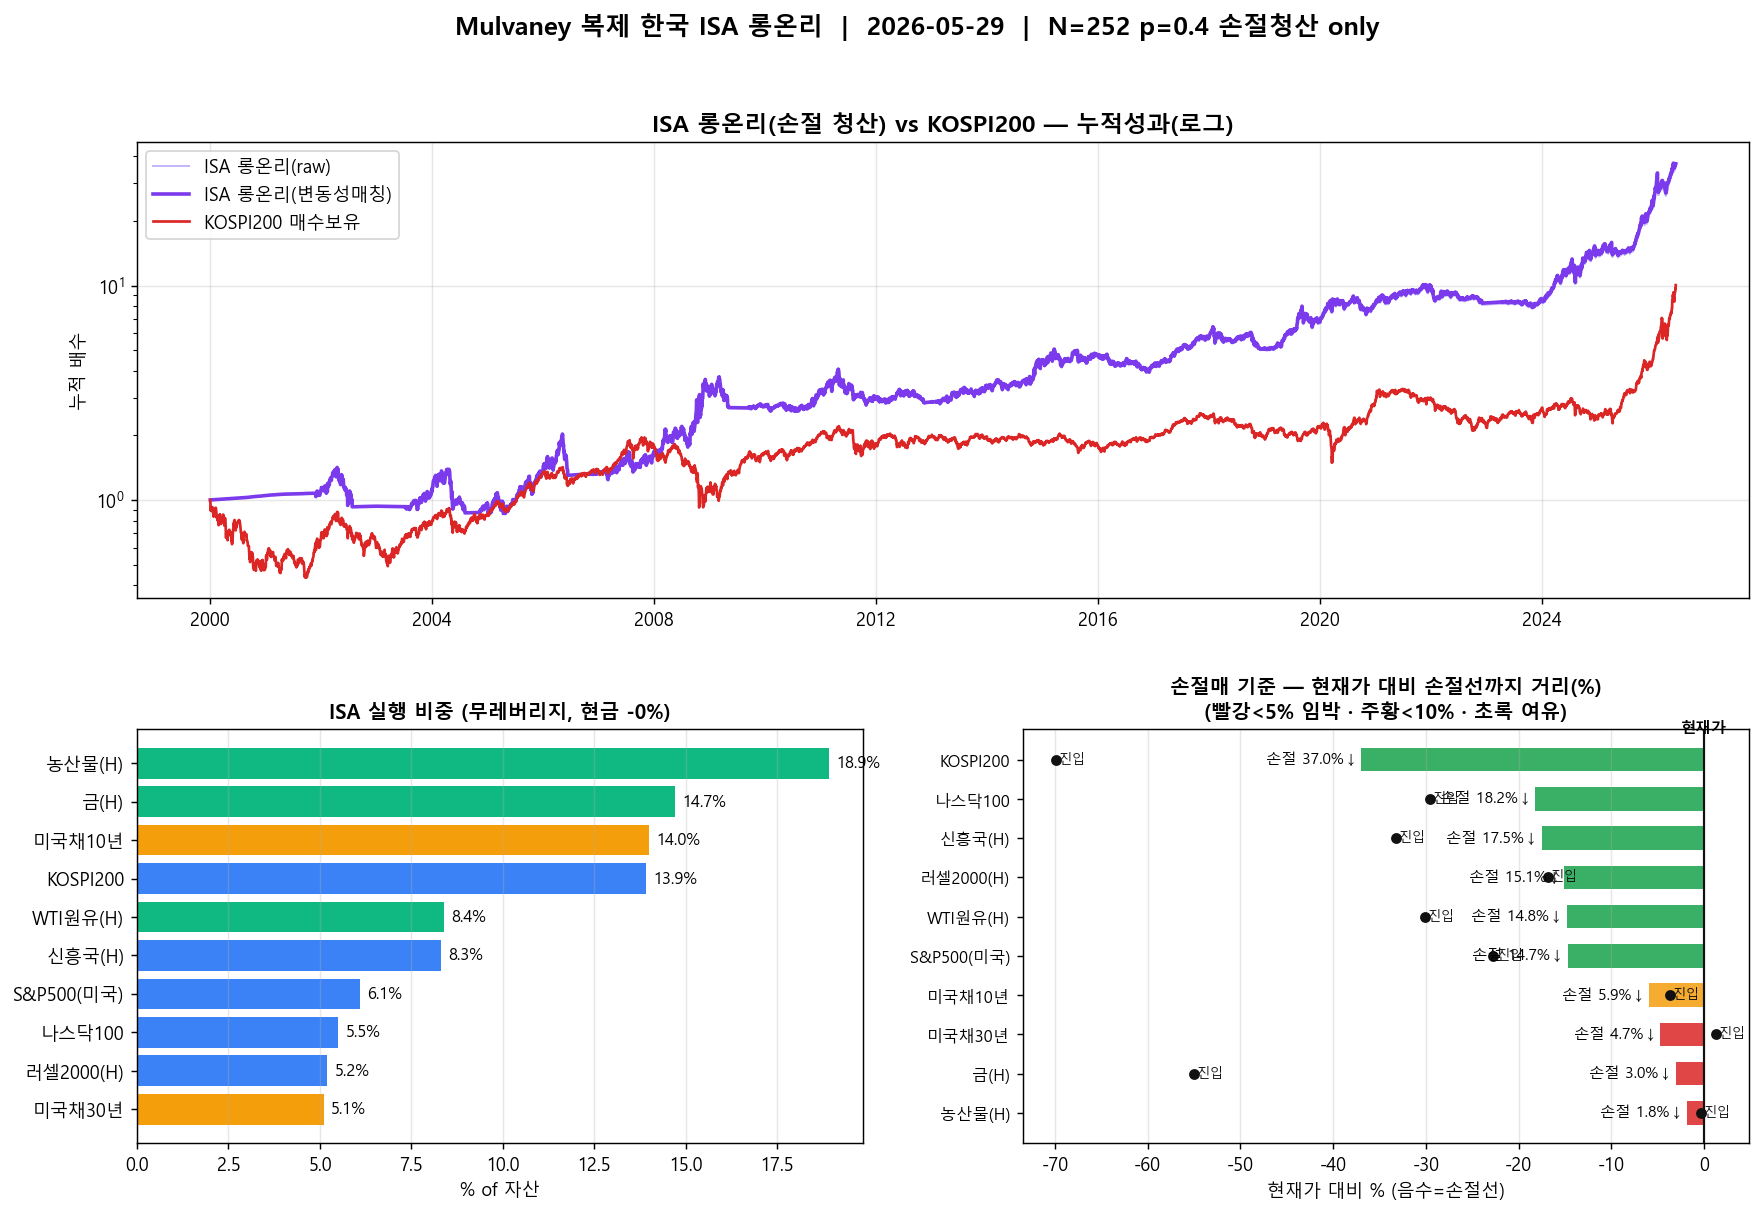

Source code (Python):
# -*- coding: utf-8 -*-
"""
Mulvaney 복제 — 한국 ISA 롱온리 백테스트 (손절 청산) + 손절선 시각화
=======================================================================
한국 개인투자자 실현 가능 형태:
  - 롱 포지션만 실행 (숏 미실행, short_weight=0)
  - 청산은 손절선(초기 고정 → 미드라인 추적)으로만
  - 무레버리지(현금계좌) 비중 + 각 자산 손절매 기준선 표시

파라미터(ISA 그리드서치 강건값, 과최적화 회피):
  N=252, p=0.4, lag=1, cap=2, K=1, short=0, LP

벤치마크: KOSPI200 매수보유(KRW). 환처리는 isa_backtest와 동일.
실행: PYTHONIOENCODING=utf-8 python mulvaney_isa_longonly.py
"""
import warnings
warnings.filterwarnings("ignore")
from pathlib import Path

import numpy as np
import pandas as pd
import matplotlib
matplotlib.use("Agg")
import matplotlib.pyplot as plt

import mulvaney_replica as M
from mulvaney_isa_backtest import ISA_DEF, build_krw_panel
from mulvaney_current_portfolio import compute_nolev, CLASS_COLORS

BASE_DIR = Path(__file__).resolve().parent
TRADING_DAYS = 252
plt.rcParams["font.family"] = "Malgun Gothic"
plt.rcParams["axes.unicode_minus"] = False

# ── ISA 롱온리 강건 파라미터 ──
PARAMS = dict(N=252, p=0.4, lag=1, cap=2, K=1, short=0.0)

# ISA 라벨 → 국내상장 ETF (실행용)
KRX_NAME = {
    "S&P500(미국)": "KODEX 미국S&P500(379800)",
    "나스닥100": "TIGER 미국나스닥100(133690)",
    "러셀2000(H)": "KODEX 미국러셀2000H(280930)",
    "신흥국(H)": "PLUS 신흥국MSCI합성H(195980)",
    "KOSPI200": "KODEX 200(069500)",
    "미국채30년": "PLUS 미국채30년액티브(464470)",
    "미국채10년": "TIGER 미국채10년선물(305080)",
    "금(H)": "KODEX 골드선물H(132030)",
    "은(H)": "KODEX 은선물H(144600)",
    "WTI원유(H)": "KODEX WTI원유선물H(261220)",
    "농산물(H)": "KODEX 3대농산물선물H(271060)",
    "미국달러선물": "KODEX 미국달러선물(261240)",
}


def metrics(eq):
    r = eq.pct_change().fillna(0)
    n = len(eq)
    cagr = (eq.iloc[-1] / eq.iloc[0]) ** (TRADING_DAYS / n) - 1
    vol = r.std() * np.sqrt(TRADING_DAYS)
    sh = (r.mean() * TRADING_DAYS) / vol if vol > 0 else np.nan
    mdd = (eq / eq.cummax() - 1).min()
    return {"총수익률": eq.iloc[-1] / eq.iloc[0] - 1, "CAGR": cagr,
            "변동성(연)": vol, "Sharpe": sh, "MDD": mdd,
            "Calmar": cagr / abs(mdd) if mdd else np.nan}


def fmt(v, pct=False):
    if v is None or (isinstance(v, float) and np.isnan(v)):
        return "-"
    return f"{v*100:.1f}%" if pct else f"{v:.2f}"


def main():
    # 엔진 파라미터 오버라이드 (롱온리 강건값)
    M.N_LOOKBACK = PARAMS["N"]
    M.STOP_P = PARAMS["p"]
    M.EXEC_LAG = PARAMS["lag"]
    M.PYR_CAP = PARAMS["cap"]
    M.PYR_K = PARAMS["K"]
    M.SHORT_WEIGHT = PARAMS["short"]

    labels = list(ISA_DEF.keys())
    sectors = {}
    for lab in labels:
        sectors.setdefault(ISA_DEF[lab][2], []).append(lab)
    M.UNIVERSE = sectors
    M.TICKERS = labels

    print("[1/3] KRW 패널 + 롱온리 백테스트...")
    print(f"      파라미터: {PARAMS}")
    high, low, close, ksC = build_krw_panel()
    cash_rate = M.load_cash_rate(close.index)
    sig = M.precompute_signals(high, low, close)
    res = M.backtest(high, low, close, sig, cash_rate)

    valid = res["n_active"] > 0
    eq = res["equity"][valid]
    eq = eq / eq.iloc[0]
    asof = pd.Timestamp(res["asof"]).date()

    kospi = ksC.reindex(eq.index).ffill()
    kospi = kospi / kospi.iloc[0]
    sr, kr = eq.pct_change().fillna(0), kospi.pct_change().fillna(0)
    scal = kr.std() / sr.std() if sr.std() > 0 else 1.0
    eq_sc = (1 + sr * scal).cumprod()

    print("[2/3] 성과")
    curves = {"ISA 롱온리(raw)": eq, "ISA 롱온리(변동성매칭)": eq_sc,
              "KOSPI200 매수보유": kospi}
    metr = {k: metrics(v) for k, v in curves.items()}
    print(f"      평가기간 {eq.index[0].date()}~{eq.index[-1].date()} | "
          f"매칭 ×{scal:.2f}")
    cols = ["총수익률", "CAGR", "변동성(연)", "Sharpe", "MDD", "Calmar"]
    pct = {"총수익률", "CAGR", "변동성(연)", "MDD"}
    print("=" * 76)
    print(f"{'전략':<22}" + "".join(f"{c:>9}" for c in cols))
    for name, m in metr.items():
        print(f"{name:<22}" +
              "".join(f"{fmt(m[c], c in pct):>9}" for c in cols))
    print("=" * 76)
    mv, bh = metr["ISA 롱온리(변동성매칭)"], metr["KOSPI200 매수보유"]
    print(f"  [KOSPI200 대비] Sharpe {'이김' if mv['Sharpe']>bh['Sharpe'] else '짐'}"
          f" ({fmt(mv['Sharpe'])} vs {fmt(bh['Sharpe'])}) | "
          f"MDD {'우위' if mv['MDD']>bh['MDD'] else '열위'} "
          f"({fmt(mv['MDD'],True)} vs {fmt(bh['MDD'],True)})")
    tr = res["trades"]
    if len(tr):
        print(f"  거래 {len(tr)} | 승률 {(tr>0).mean()*100:.1f}% | "
              f"평균손익 {tr.mean()*100:.2f}% (손절로만 청산)")

    # ── 현재 보유 + 손절선 ──
    pos = res["positions"].copy()
    if pos.empty:
        print("\n  현재 보유 없음 (전 시장 관망).")
        return
    nl, cash_pct, _ = compute_nolev(pos)
    nl = nl.set_index("티커")["무레버리지비중%"]
    pos["ISA비중%"] = pos["티커"].map(nl).fillna(0)
    pos["국내ETF"] = pos["티커"].map(KRX_NAME)
    pos["진입대비%"] = ((pos["진입가"] / pos["현재가"] - 1) * 100).round(1)
    pos = pos.sort_values("ISA비중%", ascending=False).reset_index(drop=True)

    print(f"\n  [현재 롱 보유 + 손절선]  기준일 {asof}  현금 {cash_pct:.0f}%")
    cc = ["국내ETF", "유닛(m)", "진입일", "현재가", "현재스톱",
          "스톱여유%", "미실현%", "ISA비중%"]
    print(pos[cc].to_string(index=False))

    print("\n[3/3] 차트 저장...")
    pos.to_csv(BASE_DIR / "mulvaney_isa_lo_positions.csv",
               index=False, encoding="utf-8-sig")
    pd.DataFrame(metr).T.to_csv(BASE_DIR / "mulvaney_isa_lo_metrics.csv",
                               encoding="utf-8-sig")
    _plot(curves, pos, cash_pct, asof, BASE_DIR / "mulvaney_isa_longonly.png")
    print(f"      저장: {BASE_DIR}")
    print("  ※ 손절선=추적손절(미드라인). 종가기준·무슬리피지·프록시 가정. 투자권유 아님.")


def _plot(curves, pos, cash_pct, asof, path):
    fig = plt.figure(figsize=(16, 10))
    gs = fig.add_gridspec(2, 2, height_ratios=[1.1, 1], hspace=0.3,
                          wspace=0.22)

    # (상단 전체) 누적성과
    ax0 = fig.add_subplot(gs[0, :])
    sty = {"ISA 롱온리(raw)": ("#c4b5fd", 1.1),
           "ISA 롱온리(변동성매칭)": ("#7c3aed", 2.0),
           "KOSPI200 매수보유": ("#dc2626", 1.5)}
    for name, e in curves.items():
        c, lw = sty.get(name, ("#333", 1.2))
        ax0.plot(e.index, e / e.iloc[0], lw=lw, label=name, color=c)
    ax0.set_yscale("log")
    ax0.set_title("ISA 롱온리(손절 청산) vs KOSPI200 — 누적성과(로그)",
                  fontsize=13, fontweight="bold")
    ax0.set_ylabel("누적 배수"); ax0.legend(fontsize=10); ax0.grid(alpha=0.3)

    # (하단좌) ISA 비중
    ax1 = fig.add_subplot(gs[1, 0])
    d = pos.sort_values("ISA비중%", ascending=True)
    colors = [CLASS_COLORS.get(c, "#999") for c in d["자산군"]]
    ax1.barh(d["티커"], d["ISA비중%"], color=colors)
    for i, v in enumerate(d["ISA비중%"]):
        ax1.text(v + 0.2, i, f"{v:.1f}%", va="center", fontsize=9)
    ax1.set_title(f"ISA 실행 비중 (무레버리지, 현금 {cash_pct:.0f}%)",
                  fontsize=11, fontweight="bold")
    ax1.set_xlabel("% of 자산"); ax1.grid(alpha=0.3, axis="x")

    # (하단우) 손절선 맵 — 현재가 대비 손절선 거리(%)
    ax2 = fig.add_subplot(gs[1, 1])
    ps = pos.sort_values("스톱여유%", ascending=False).reset_index(drop=True)
    for i, r in ps.iterrows():
        gap = r["스톱여유%"]
        col = ("#dc2626" if gap < 5 else "#f59e0b" if gap < 10 else "#16a34a")
        ax2.barh(i, -gap, color=col, alpha=0.85, height=0.6)
        ax2.text(-gap - 0.3, i, f"손절 {gap:.1f}%↓", va="center",
                 ha="right", fontsize=8.5)
        er = r["진입대비%"]
        ax2.plot(er, i, "o", color="#111", ms=5)
        ax2.text(er + 0.3, i, "진입", va="center", fontsize=7.5,
                 color="#111")
    ax2.set_yticks(range(len(ps)))
    ax2.set_yticklabels(ps["티커"], fontsize=9)
    ax2.invert_yaxis()
    ax2.axvline(0, color="#111", lw=1.2)
    ax2.text(0, -0.7, "현재가", ha="center", fontsize=8.5,
             fontweight="bold")
    ax2.set_title("손절매 기준 — 현재가 대비 손절선까지 거리(%)\n"
                  "(빨강<5% 임박 · 주황<10% · 초록 여유)",
                  fontsize=11, fontweight="bold")
    ax2.set_xlabel("현재가 대비 % (음수=손절선)")
    ax2.grid(alpha=0.3, axis="x")

    fig.suptitle(f"Mulvaney 복제 한국 ISA 롱온리  |  {asof}  |  "
                 f"N={PARAMS['N']} p={PARAMS['p']} 손절청산 only",
                 fontsize=14, fontweight="bold")
    fig.savefig(path, dpi=130, bbox_inches="tight")
    plt.close(fig)


if __name__ == "__main__":
    main()
